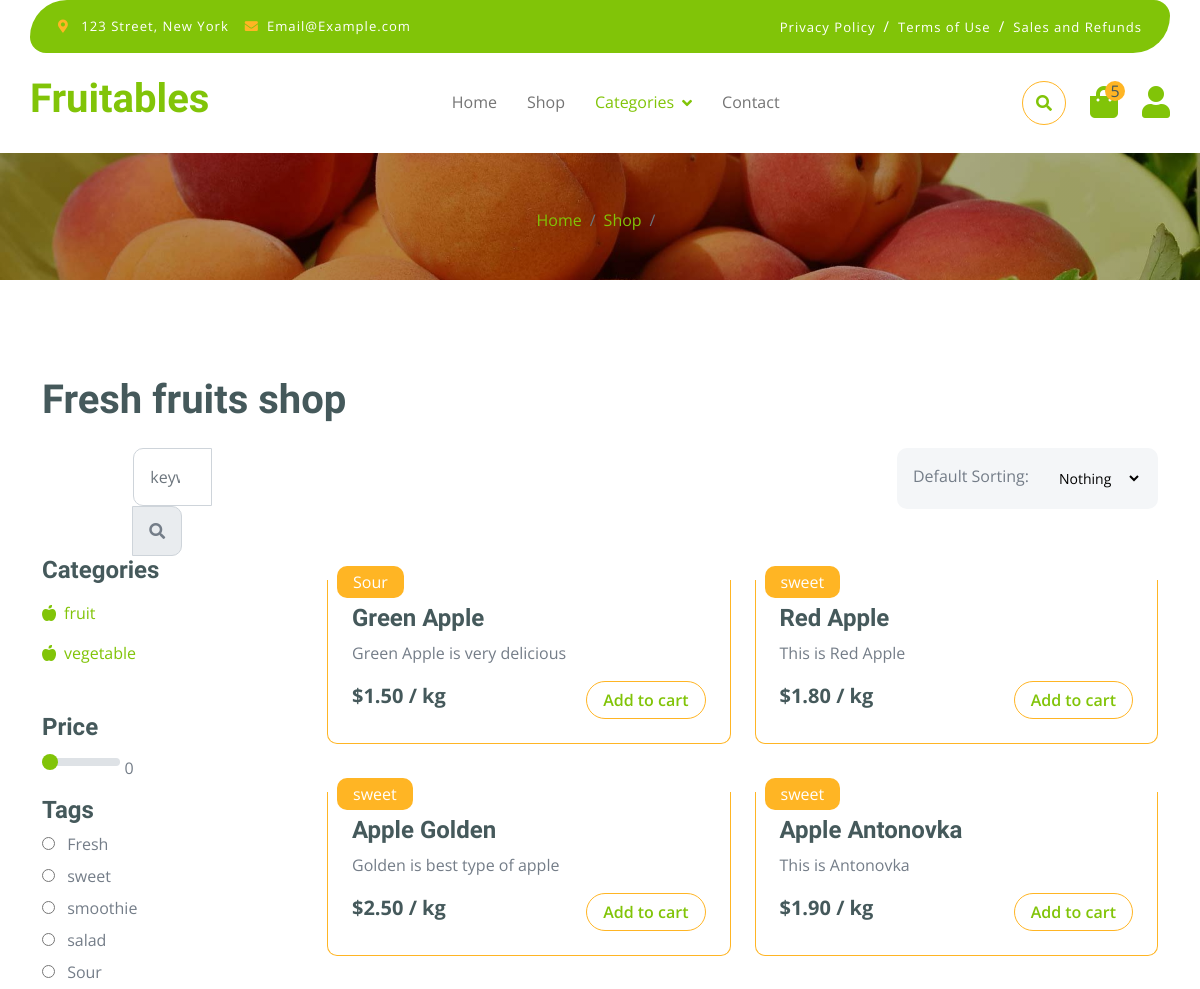
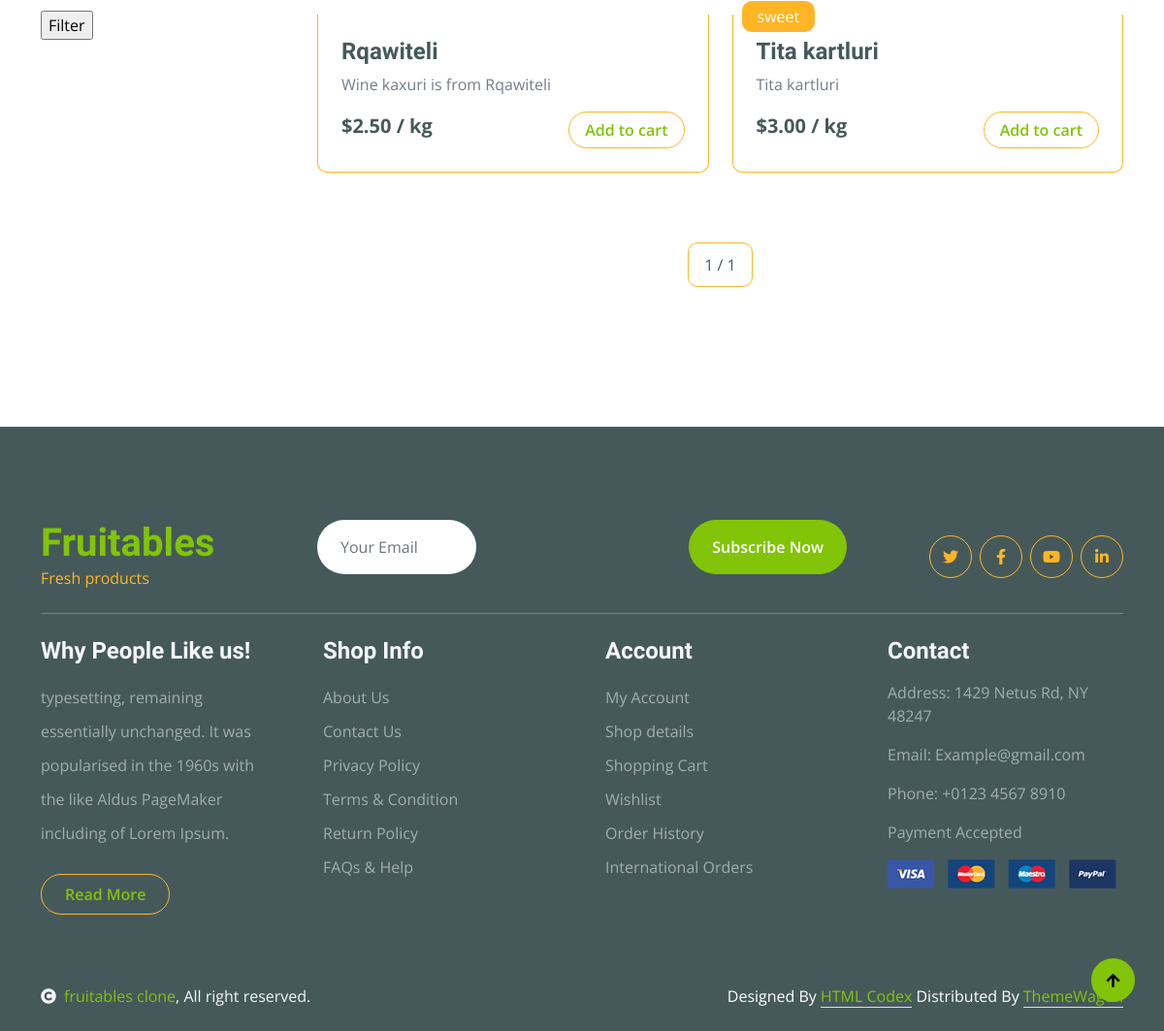
The page /category/ on the database its author committed (2 pictures, top to bottom).
### store/models.py (models this page shows, shortened)
class Category(models.Model):
    title = models.CharField(max_length=100, unique=True, default="category")
    parent_category = models.ForeignKey('self', on_delete=models.CASCADE,
                                        null=True, blank=True, related_name='parent')

class Tag(models.Model):
    title = models.CharField(max_length=100, unique=True, default="tag")

class Product(models.Model):
    title = models.CharField(max_length=100)
    description = models.TextField()
    price = models.DecimalField(max_digits=5, decimal_places=2)
    image = VersatileImageField('Image', upload_to='static/img/')
    category = models.ForeignKey('Category', on_delete=models.CASCADE, related_name='products')
    tags = models.ManyToManyField('Tag', related_name='products', blank=True)
    origin = models.CharField(max_length=100)
    quality = models.CharField(max_length=100)
    check_attr = models.BooleanField(default=False)
    min_weight = models.DecimalField(max_digits=7, decimal_places=2)

### store/views.py (the view, shortened to what this page needs)
# urls.py: path('category/', views.category, name='category'),
def category(request, slug=None):
    if request.method == 'POST':
        add_to_cart(request)
    tag = request.GET.get('tag')
    price = request.GET.get('rangeInput')
    if price is None or int(price) == 0:
        price = 999999999
    context = {'child_categories': [], 'paginator': None, 'tags': [], 'category': ""}
    products = []
    if slug is None:
        cats = Category.objects.prefetch_related('parent')
        products = Product.objects.prefetch_related('tags').filter(price__lte=price).all()
        result = []
        children = cats.filter(parent_category_id=None).all()
        context['child_categories'] = children
    tags = Tag.objects.all()
    paginator = Paginator(products, 10)
    page_number = request.GET.get('page')
    if page_number is None:
        page_number = 1
    page_obj = paginator.get_page(page_number)
    context['paginator'] = page_obj
    context['tags'] = tags
    cart, created = Cart.objects.prefetch_related('items').get_or_create(id=1)
    if not created:
        context['items_in_cart'] = len(list(cart.items.all()))
    else:
        context['items_in_cart'] = 0
    return render(request, 'category.html', context)

### store/templates/category.html (shortened to what this page needs)
{% extends 'base.html' %}
{% block products_in_cart %}
    {{ items_in_cart }}
{% endblock %}
{% block content %}
        {% include 'single_page_header.html' with title=category.title %}
        <div class="container-fluid fruite py-5">
            <div class="container py-5">
                <h1 class="mb-4">Fresh fruits shop</h1>
                <div class="row g-4">
                    <div class="col-lg-12">
                        <div class="row g-4">
                            <div class="col-xl-3">
                                <div class="input-group w-100 mx-auto d-flex">
                                    <input type="search" class="form-control p-3" placeholder="keywords" aria-describedby="search-icon-1">
                                    <span id="search-icon-1" class="input-group-text p-3"><i class="fa fa-search"></i></span>
                                </div>
                            </div>
                            <div class="col-6"></div>
                            <div class="col-xl-3">
                                <div class="bg-light ps-3 py-3 rounded d-flex justify-content-between mb-4">
                                    <label for="fruits">Default Sorting:</label>
                                    <select id="fruits" name="fruitlist" class="border-0 form-select-sm bg-light me-3" form="fruitform">
                                        <option value="volvo">Nothing</option>
                                    </select>
                                </div>
                            </div>
                        </div>
                        <div class="row g-4">
                            <div class="col-lg-3">
                                <div class="row g-4">
                                    <div class="col-lg-12">
                                        <div class="mb-3">
                                            <h4>Categories</h4>
                                            <ul class="list-unstyled fruite-categorie">
                                                {% for cat in child_categories %}
                                                    <li>
                                                    <div class="d-flex justify-content-between fruite-name">
                                                        <a href="/category/{{ cat.title }}"><i class="fas fa-apple-alt me-2"></i>{{ cat.title }}</a>
                                                    </div>
                                                    </li>
                                                {% endfor %}
                                            </ul>
                                        </div>
                                    </div>
                                    <div class="col-lg-12">
                                        <form id="form" action="/category/{{ category.title.lower }}" method="get">
                                            <div class="col-lg-12">
                                                <div class="mb-3">
                                                    <h4 class="mb-2">Price</h4>
                                                    <input type="range" class="form-range w-100" id="rangeInput" name="rangeInput" min="0" max="100" value="0" oninput="amount.value=rangeInput.value">
                                                    <output id="amount" name="amount" min-velue="0" max-value="100" for="rangeInput">0</output>
                                                </div>
                                            </div>
                                            <div class="col-lg-12">
                                                <div class="mb-3">
                                                    <h4>Tags</h4>
                                                    {% for tag in tags %}
                                                        <div class="mb-2">
                                                            <input type="radio" class="me-2" id="Categories-5" name="tag" value="{{ tag.title }}">
                                                            <label for="Categories-5"> {{ tag.title }}</label>
                                                        </div>
                                                    {% endfor %}
                                                </div>
                                            </div>
                                            <input type="submit" value="Filter">
                                        </form>
                                    </div>
                                </div>
                            </div>
                            <div class="col-lg-9">
                                <div class="row g-4 justify-content-center">
                                    {% for prod in paginator %}
                                        <div class="col-md-6 col-lg-6 col-x4">
                                            <div class="rounded position-relative fruite-item">
                                                <div class="fruite-img">
                                                </div>
                                                {% for tag in prod.tags.all %}
                                                <div class="text-white bg-secondary px-3 py-1 rounded position-absolute" style="top: 10px; left: 10px;">{{ tag.title }}</div>
                                                {% endfor %}
                                                <div class="p-4 border border-secondary border-top-0 rounded-bottom">
                                                    <h4>{{ prod.title }}</h4>
                                                    <p>{{ prod.description }}</p>
                                                    <div class="d-flex justify-content-between flex-lg-wrap">
                                                        <p class="text-dark fs-5 fw-bold mb-0">${{ prod.price }} / kg</p>
                                                        <form action="." method="post">
                                                            <input type="submit" value="Add to cart" class="btn border border-secondary rounded-pill px-3 text-primary">
                                                        </form>
                                                    </div>
                                                </div>
                                            </div>
                                        </div>
                                    {% endfor %}
                                    <div class="col-12">
                                        <div class="pagination d-flex justify-content-center mt-5">
                                            <a class="rounded current"> {{ paginator.number }} / {{ paginator.paginator.num_pages }}</a>
                                        </div>
                                    </div>
                                </div>
                            </div>
                        </div>
                    </div>
                </div>
            </div>
        </div>
{% endblock content %}

### rows shown on the page
Category: title "fruit"
Category: title "vegetable"
Tag: title "Fresh"
Tag: title "sweet"
Tag: title "smoothie"
Tag: title "salad"
Tag: title "Sour"
Product: title "Green Apple", description "Green Apple is very delicious", price "1.50"
Product: title "Red Apple", description "This is Red Apple", price "1.80"
Product: title "Apple Golden", description "Golden is best type of apple", price "2.50"
Product: title "Apple Antonovka", description "This is Antonovka", price "1.90"
Product: title "Rqawiteli", description "Wine kaxuri is from Rqawiteli", price "2.50"
Product: title "Tita kartluri", description "Tita kartluri", price "3.00"

### other values the page prints
{{ items_in_cart }} "5"
{{ paginator.number }} "1"
{{ paginator.paginator.num_pages }} "1"
